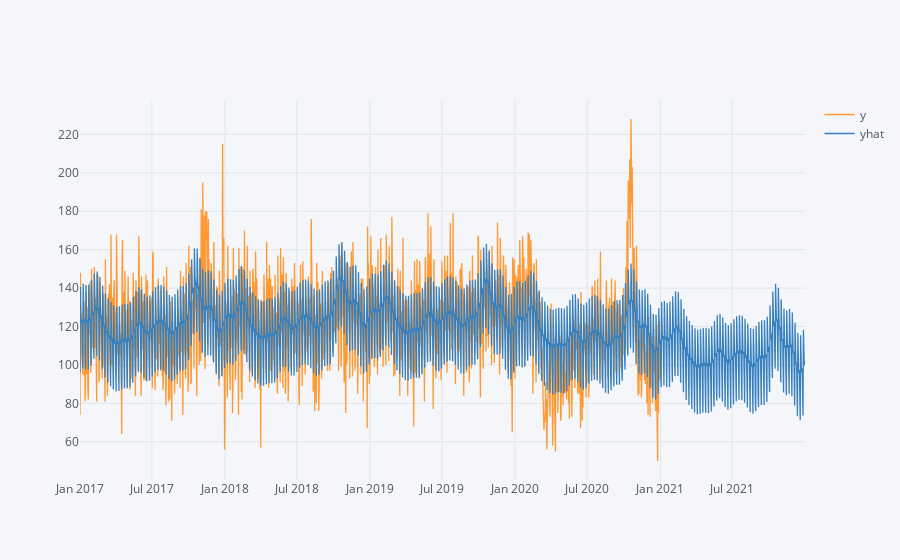

The notebook cell saved with this chart:
### Code cell
graf2.iplot()

### Figure 1 — Plotly figure (JSON) as saved in the notebook; plotly's stock layout.template omitted (floating-point values rounded to 4 significant figures; data arrays with more than 128 entries replaced by an {"elided": "..."} marker saying what was removed)
{"data": [{"line": {"color": "rgba(255, 153, 51, 1.0)", "dash": "solid", "shape": "linear", "width": 1.3}, "mode": "lines", "name": "y", "text": "", "type": "scatter", "x": {"elided": "1826 str values"}, "y": {"elided": "1826 mixed values"}}, {"line": {"color": "rgba(55, 128, 191, 1.0)", "dash": "solid", "shape": "linear", "width": 1.3}, "mode": "lines", "name": "yhat", "text": "", "type": "scatter", "x": {"elided": "1826 str values"}, "y": {"elided": "1826 float values"}}], "layout": {"legend": {"bgcolor": "#F5F6F9", "font": {"color": "#4D5663"}}, "paper_bgcolor": "#F5F6F9", "plot_bgcolor": "#F5F6F9", "title": {"font": {"color": "#4D5663"}}, "xaxis": {"gridcolor": "#E1E5ED", "showgrid": true, "tickfont": {"color": "#4D5663"}, "title": {"font": {"color": "#4D5663"}, "text": ""}, "zerolinecolor": "#E1E5ED"}, "yaxis": {"gridcolor": "#E1E5ED", "showgrid": true, "tickfont": {"color": "#4D5663"}, "title": {"font": {"color": "#4D5663"}, "text": ""}, "zerolinecolor": "#E1E5ED"}}}
